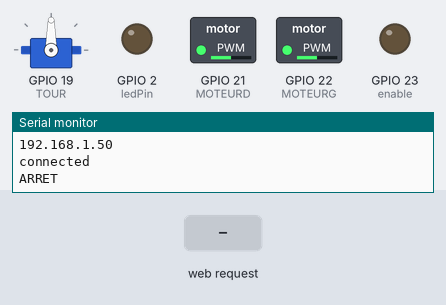
Simulated run of this sketch. Board: ESP32. Shown: servo, switched loads named in the sketch (green lamp = pin HIGH), output pins drawn as LEDs (lit = HIGH), the last lines printed to the serial monitor. Inputs (shaded band) come from the test bench. WiFi joins after 1.5 s; servers stay silent unless stated; uploads are accepted with an empty reply.

Above: at 4.9 s.
5.0 s: HTTP request GET /Up received
At 6.0 s:
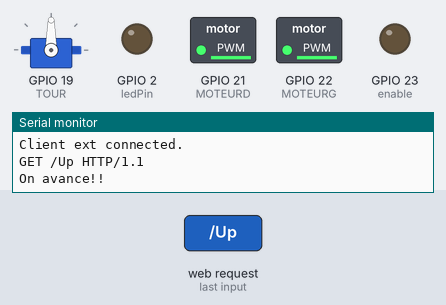
6.5 s: HTTP request GET /Left received
At 7.1 s:
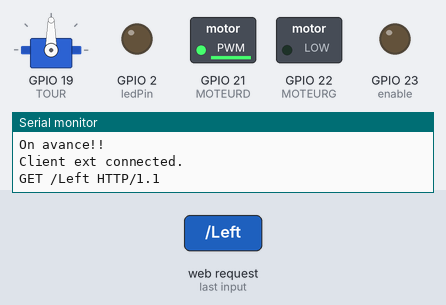
8.0 s: HTTP request GET /Right received
At 8.3 s:
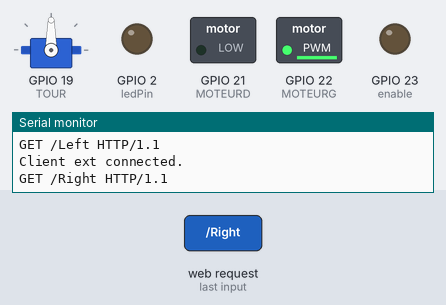
9.5 s: HTTP request GET /Down received
At 10.7 s:
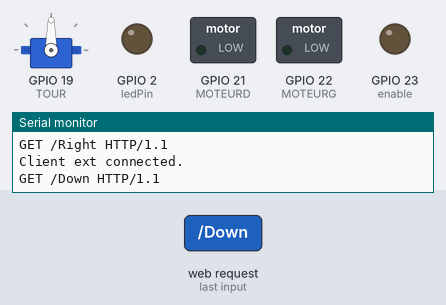
Timing chart, 0 to 12.0 s (numbered marks = the images above; inputs shaded):
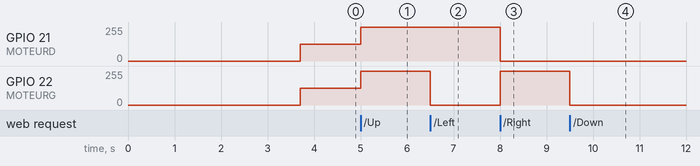

Measured:
- after the input at 5.0 s, GPIO 21 (MOTEURD), GPIO 22 (MOTEURG): 127/255 → 253/255 at once
- after the input at 6.5 s, GPIO 22 (MOTEURG): 253/255 → 0/255 at once
- after the input at 8.0 s, GPIO 21 (MOTEURD): 253/255 → 0/255 at once; GPIO 22 (MOTEURG): 0/255 → 253/255 at once
- after the input at 9.5 s, GPIO 22 (MOTEURG): 253/255 → 0/255 at once

The sketch:

ESP32_Tank.ino
```cpp
#include <WiFi.h>
#include "ESP32Servo.h"

#define MOTEURG   22
#define MOTEURD   21


#define FREQ 20000
#define PWMCHANNELMD 4
#define PWMCHANNELMG 5
#define RESOLUTION 8

#define ARRET 127


// the number of the LED pin
const char ledPin = 2;  // 16 corresponds to GPIO16
const char enable = 23;
const char TOUR = 19;

// setting PWM properties
const int freq = 500;
const int ledChannel = 3;
const int resolution = 8;
const int minUs = 500;
const int maxUs = 2500;

const char* ssid     = "TankHub";     //name access
const char* password = "lpselpselpse";//passeword

WiFiServer MyServer(80);
WiFiClient MyClient;
Servo Tour;

IPAddress IPServRaspberry(10,3,141,1);   // addresse server de la raspberry PI

void setup(){
  // configure LED PWM functionalitites
  ledcSetup(ledChannel, freq, resolution);
  ledcSetup(PWMCHANNELMD, FREQ, RESOLUTION);
  ledcSetup(PWMCHANNELMG, FREQ, RESOLUTION);

 // attach the channel to the GPIO to be controlled
  ledcAttachPin(ledPin, ledChannel);
  ledcAttachPin(enable, ledChannel);
  ledcAttachPin(MOTEURD, PWMCHANNELMD);
  ledcAttachPin(MOTEURG, PWMCHANNELMG);
  Tour.attach(TOUR, minUs, maxUs);

   Serial.begin(115200);
   Serial.println();
   Serial.println();
   Serial.print("Connecting to ");
   Serial.println(ssid);

   ledcWrite(ledChannel, 0);
   WiFi.begin(ssid, password);

    while (WiFi.status() != WL_CONNECTED) {   //Wait internet connection
        delay(500);
        Serial.print(".");
    }
    Serial.println();
    Serial.println("WiFi connected.");
    Serial.println("My IP Address: ");
    Serial.println(WiFi.localIP());

    MyServer.begin();                    //Start my server

    while(!MyClient.connect(IPServRaspberry, 4242)) {}
    Serial.println("connected");
    MyClient.println("GET /STATUS");
    Serial.println(MyClient.readStringUntil('\r'));
    if(MyClient.readStringUntil('\r') == "START"){
      ledcWrite(ledChannel, 255);
      Serial.println("DEMARRAGE");
    }
    else{
      ledcWrite(ledChannel, 0);
      Serial.println("ARRET");
    }

  ledcWrite(PWMCHANNELMD,ARRET);
  ledcWrite(PWMCHANNELMG,ARRET);
  Tour.write(90);
}

void loop(){
  static char TourPos = 90;
  WiFiClient ClientExtern = MyServer.available();   // listen for incoming clients

  if (ClientExtern) {                             // if you get a client,
    Serial.println("Client ext connected.");           // print a message out the serial port
    String currentLine = "";                // make a String to hold incoming data from the clien
    while (ClientExtern.connected()) {            // loop while the client's connected


      if (ClientExtern.available()) {             // if there's bytes to read from the client,
        currentLine = ClientExtern.readStringUntil('\r');
        ClientExtern.stop();
        //currentLine.remove(11);
        Serial.println(currentLine);                    // print it out the serial monitor

        if (currentLine.endsWith("GET /Up HTTP/1.1")) {
          Serial.println("On avance!!");

          ledcWrite(PWMCHANNELMD,(ARRET+127));
          ledcWrite(PWMCHANNELMG,(ARRET+127));
        }
        if (currentLine.endsWith("GET /Rien HTTP/1.1")) {
          Serial.println("On avance!!");

           ledcWrite(PWMCHANNELMD,ARRET);
           ledcWrite(PWMCHANNELMG,ARRET);
        }
        if (currentLine.endsWith("GET /Left HTTP/1.1")) {

           ledcWrite(PWMCHANNELMD,(ARRET+127));
           ledcWrite(PWMCHANNELMG,(ARRET-127));
        }
        if (currentLine.endsWith("GET /Right HTTP/1.1")) {

           ledcWrite(PWMCHANNELMG,(ARRET+127));
           ledcWrite(PWMCHANNELMD,(ARRET-127));
        }
        if (currentLine.endsWith("GET /Down HTTP/1.1")) {

          ledcWrite(PWMCHANNELMG,0);
          ledcWrite(PWMCHANNELMD,0);
        }
        if (currentLine.endsWith("GET /CanonL HTTP/1.1")) {
          if(TourPos < 180){
              TourPos += 5;
              Tour.write(TourPos);
          }
        }
        if (currentLine.endsWith("GET /CanonR HTTP/1.1")) {
          if(TourPos > 5){
              TourPos -= 5;
              Tour.write(TourPos);
          }
        }
        if (currentLine.endsWith("GET /Shot HTTP/1.1")) {

        }
        if (currentLine.endsWith("GET /START")) {
           Serial.println("START recu");
           ledcWrite(ledChannel, 255);
        }
        if (currentLine.endsWith("GET /STOP")) {
           Serial.println("STOP recu");
           ledcWrite(ledChannel, 0);
        }
      }
    }
  }
}
```
